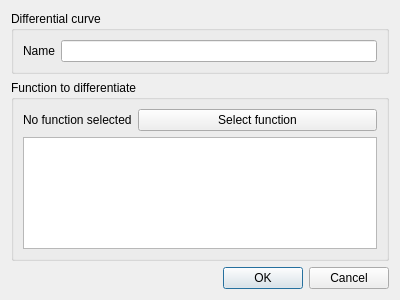
<?xml version="1.0" encoding="UTF-8"?>
<ui version="4.0">
 <class>DifferentialFunctionDialog</class>
 <widget class="QDialog" name="DifferentialFunctionDialog">
  <property name="geometry">
   <rect>
    <x>0</x>
    <y>0</y>
    <width>400</width>
    <height>300</height>
   </rect>
  </property>
  <property name="windowTitle">
   <string>Differential Curve</string>
  </property>
  <layout class="QGridLayout" name="gridLayout">
   <item row="0" column="0">
    <widget class="QGroupBox" name="groupBox_2">
     <property name="title">
      <string>Differential curve</string>
     </property>
     <layout class="QFormLayout" name="formLayout_2">
      <item row="0" column="0">
       <widget class="QLabel" name="label">
        <property name="text">
         <string>Name</string>
        </property>
       </widget>
      </item>
      <item row="0" column="1">
       <widget class="QLineEdit" name="differentialName"/>
      </item>
     </layout>
    </widget>
   </item>
   <item row="1" column="0">
    <widget class="QGroupBox" name="groupBox">
     <property name="title">
      <string>Function to differentiate</string>
     </property>
     <layout class="QFormLayout" name="formLayout">
      <item row="0" column="0">
       <widget class="QLabel" name="functionName">
        <property name="text">
         <string>No function selected</string>
        </property>
       </widget>
      </item>
      <item row="0" column="1">
       <widget class="QPushButton" name="functionSelect">
        <property name="text">
         <string>Select function</string>
        </property>
       </widget>
      </item>
      <item row="1" column="0" colspan="2">
       <widget class="QTextBrowser" name="functionExpression"/>
      </item>
     </layout>
    </widget>
   </item>
   <item row="2" column="0">
    <widget class="QDialogButtonBox" name="buttonBox">
     <property name="orientation">
      <enum>Qt::Horizontal</enum>
     </property>
     <property name="standardButtons">
      <set>QDialogButtonBox::Cancel|QDialogButtonBox::Ok</set>
     </property>
    </widget>
   </item>
  </layout>
 </widget>
 <resources/>
 <connections/>
</ui>
